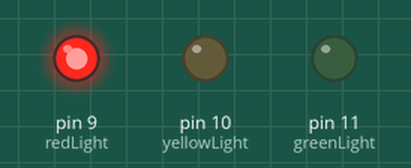
The sketch below on a simulated Arduino Uno, built with avr-gcc and run on an emulated ATmega328P. On the bench: output pins drawn as LEDs (lit = HIGH).

Above: at 0.12 s.
At 1.37 s:
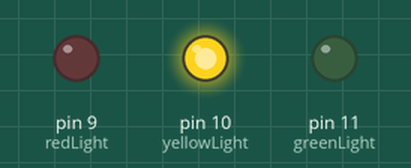
At 2.62 s:
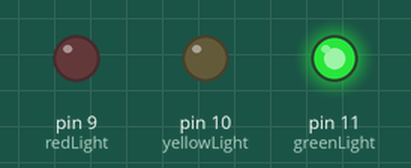
Timing chart, 0 to 3.0 s (numbered marks = the images above):
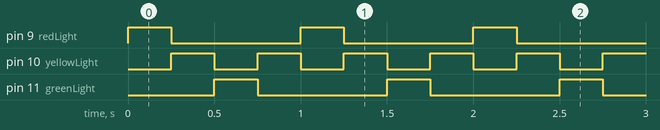

Measured:
- by itself, pin 9 (redLight), pin 11 (greenLight): alternates HIGH for 0.25 s and LOW for 0.75 s
- by itself, pin 10 (yellowLight): alternates HIGH for 0.25 s and LOW for 0.25 s
- by itself, everything shown: repeats every 1.0 s, in 4 steps

The sketch:

33_moving_light1.ino
```cpp
// C++ code
//

const int greenLight = 11;
const int yellowLight = 10;
const int redLight = 9;

const int time=250;

void setup()
{
  pinMode(redLight,OUTPUT);
  pinMode(yellowLight,OUTPUT);
  pinMode(greenLight,OUTPUT);
}

void loop()
{
  digitalWrite(redLight,HIGH);
  delay(time);
  digitalWrite(redLight,LOW);

  digitalWrite(yellowLight,HIGH);
  delay(time);
  digitalWrite(yellowLight,LOW);

  digitalWrite(greenLight,HIGH);
  delay(time);
  digitalWrite(greenLight,LOW);

  digitalWrite(yellowLight,HIGH);
  delay(time);
  digitalWrite(yellowLight,LOW);

}
```
